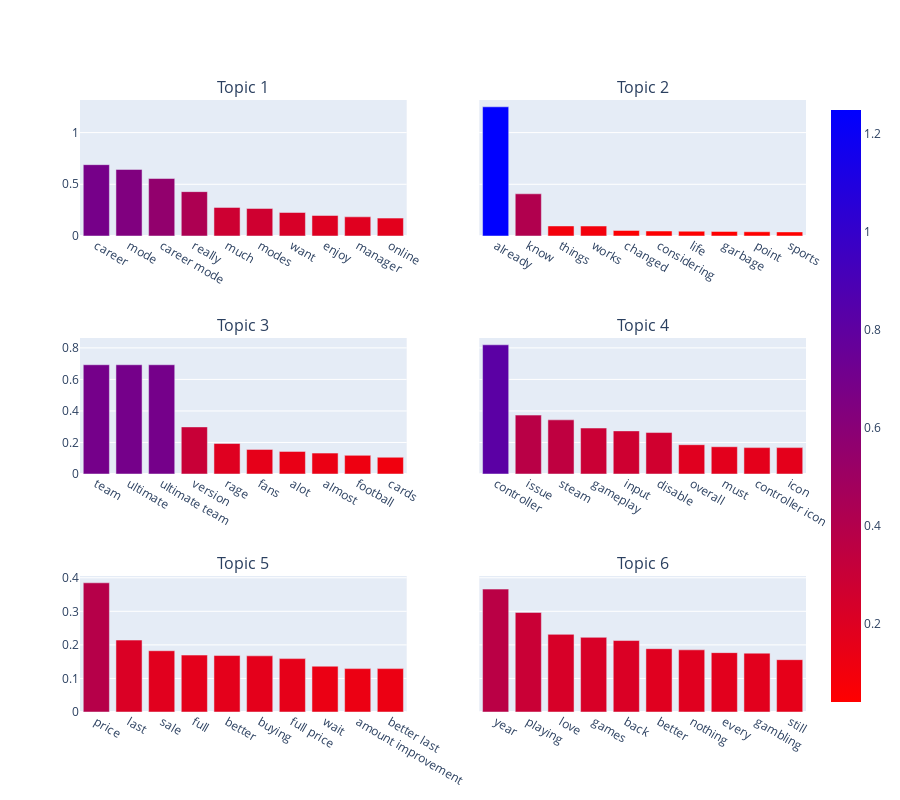

The code cell stored with this chart in its notebook:
### Markdown cell above
### Topics for good reviews

### Code cell
vectorizer = TfidfVectorizer(
    max_df=0.95, min_df=2, max_features=1000, stop_words=ENGLISH_STOP_WORDS, ngram_range=(1, 2)
)
X = vectorizer.fit_transform(satisfied["CleanedReview"])

N_TOPICS = 6
nmf = NMF(n_components=N_TOPICS, random_state=42)
nmf_W = nmf.fit_transform(X)
nmf_H = nmf.components_

feature_names = vectorizer.get_feature_names_out()

nmf_top = []
for topic_idx, topic_weights in enumerate(nmf_H):
    top_words = sorted(zip(feature_names, topic_weights), key=lambda x: -x[1])[:10]
    nmf_top.append((topic_idx, top_words))

fig = make_subplots(
    rows=3, cols=2, shared_yaxes=True,
    subplot_titles=[f"Topic {i+1}" for i in range(N_TOPICS)],
)

for i in range(N_TOPICS):
    topic = nmf_top[i][1]
    word = list(zip(*topic))[0]
    score = list(zip(*topic))[1]

    fig.add_trace(
        go.Bar(x=word, y=score, marker=dict(color=score, coloraxis="coloraxis")),
        row=i // 2 + 1, col=i % 2 + 1
    )

fig.update_layout(coloraxis=dict(colorscale='Bluered_r'), showlegend=False, height=800)
fig.show()

### Figure 1 — Plotly figure (JSON) as saved in the notebook; plotly's stock layout.template omitted (floating-point values rounded to 4 significant figures)
{"data": [{"marker": {"color": [0.6897, 0.6435, 0.5556, 0.429, 0.2766, 0.2666, 0.2274, 0.1984, 0.1854, 0.1729], "coloraxis": "coloraxis"}, "type": "bar", "x": ["career", "mode", "career mode", "really", "much", "modes", "want", "enjoy", "manager", "online"], "xaxis": "x", "y": [0.6897, 0.6435, 0.5556, 0.429, 0.2766, 0.2666, 0.2274, 0.1984, 0.1854, 0.1729], "yaxis": "y"}, {"marker": {"color": [1.249, 0.408, 0.09728, 0.09646, 0.05355, 0.04813, 0.04626, 0.04395, 0.04121, 0.03956], "coloraxis": "coloraxis"}, "type": "bar", "x": ["already", "know", "things", "works", "changed", "considering", "life", "garbage", "point", "sports"], "xaxis": "x2", "y": [1.249, 0.408, 0.09728, 0.09646, 0.05355, 0.04813, 0.04626, 0.04395, 0.04121, 0.03956], "yaxis": "y2"}, {"marker": {"color": [0.6931, 0.6931, 0.6931, 0.2986, 0.1933, 0.1562, 0.1435, 0.1324, 0.1183, 0.1063], "coloraxis": "coloraxis"}, "type": "bar", "x": ["team", "ultimate", "ultimate team", "version", "rage", "fans", "alot", "almost", "football", "cards"], "xaxis": "x3", "y": [0.6931, 0.6931, 0.6931, 0.2986, 0.1933, 0.1562, 0.1435, 0.1324, 0.1183, 0.1063], "yaxis": "y3"}, {"marker": {"color": [0.8196, 0.3735, 0.3436, 0.2916, 0.2735, 0.2629, 0.1858, 0.1729, 0.1674, 0.1674], "coloraxis": "coloraxis"}, "type": "bar", "x": ["controller", "issue", "steam", "gameplay", "input", "disable", "overall", "must", "controller icon", "icon"], "xaxis": "x4", "y": [0.8196, 0.3735, 0.3436, 0.2916, 0.2735, 0.2629, 0.1858, 0.1729, 0.1674, 0.1674], "yaxis": "y4"}, {"marker": {"color": [0.385, 0.2143, 0.1825, 0.1696, 0.1682, 0.1674, 0.1591, 0.1364, 0.1293, 0.1293], "coloraxis": "coloraxis"}, "type": "bar", "x": ["price", "last", "sale", "full", "better", "buying", "full price", "wait", "amount improvement", "better last"], "xaxis": "x5", "y": [0.385, 0.2143, 0.1825, 0.1696, 0.1682, 0.1674, 0.1591, 0.1364, 0.1293, 0.1293], "yaxis": "y5"}, {"marker": {"color": [0.3662, 0.2967, 0.2313, 0.2225, 0.2129, 0.1887, 0.1852, 0.1769, 0.1753, 0.1559], "coloraxis": "coloraxis"}, "type": "bar", "x": ["year", "playing", "love", "games", "back", "better", "nothing", "every", "gambling", "still"], "xaxis": "x6", "y": [0.3662, 0.2967, 0.2313, 0.2225, 0.2129, 0.1887, 0.1852, 0.1769, 0.1753, 0.1559], "yaxis": "y6"}], "layout": {"annotations": [{"font": {"size": 16}, "showarrow": false, "text": "Topic 1", "x": 0.225, "xanchor": "center", "xref": "paper", "y": 1, "yanchor": "bottom", "yref": "paper"}, {"font": {"size": 16}, "showarrow": false, "text": "Topic 2", "x": 0.775, "xanchor": "center", "xref": "paper", "y": 1, "yanchor": "bottom", "yref": "paper"}, {"font": {"size": 16}, "showarrow": false, "text": "Topic 3", "x": 0.225, "xanchor": "center", "xref": "paper", "y": 0.6111, "yanchor": "bottom", "yref": "paper"}, {"font": {"size": 16}, "showarrow": false, "text": "Topic 4", "x": 0.775, "xanchor": "center", "xref": "paper", "y": 0.6111, "yanchor": "bottom", "yref": "paper"}, {"font": {"size": 16}, "showarrow": false, "text": "Topic 5", "x": 0.225, "xanchor": "center", "xref": "paper", "y": 0.2222, "yanchor": "bottom", "yref": "paper"}, {"font": {"size": 16}, "showarrow": false, "text": "Topic 6", "x": 0.775, "xanchor": "center", "xref": "paper", "y": 0.2222, "yanchor": "bottom", "yref": "paper"}], "coloraxis": {"colorscale": [[0, "rgb(255,0,0)"], [1, "rgb(0,0,255)"]]}, "height": 800, "showlegend": false, "xaxis": {"anchor": "y", "domain": [0, 0.45]}, "xaxis2": {"anchor": "y2", "domain": [0.55, 1]}, "xaxis3": {"anchor": "y3", "domain": [0, 0.45]}, "xaxis4": {"anchor": "y4", "domain": [0.55, 1]}, "xaxis5": {"anchor": "y5", "domain": [0, 0.45]}, "xaxis6": {"anchor": "y6", "domain": [0.55, 1]}, "yaxis": {"anchor": "x", "domain": [0.7778, 1]}, "yaxis2": {"anchor": "x2", "domain": [0.7778, 1], "matches": "y", "showticklabels": false}, "yaxis3": {"anchor": "x3", "domain": [0.3889, 0.6111]}, "yaxis4": {"anchor": "x4", "domain": [0.3889, 0.6111], "matches": "y3", "showticklabels": false}, "yaxis5": {"anchor": "x5", "domain": [0, 0.2222]}, "yaxis6": {"anchor": "x6", "domain": [0, 0.2222], "matches": "y5", "showticklabels": false}}}
